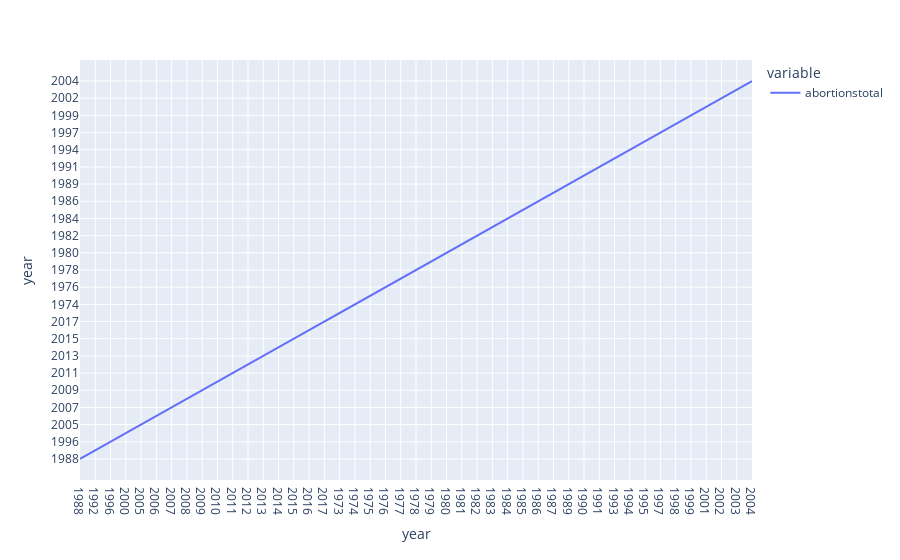

Notebook code cell kept with this figure:
### Code cell
# fig = px.line(df, x='year', y='AAPL.High')

### Figure 1 — Plotly figure (JSON) as saved in the notebook; plotly's stock layout.template omitted (floating-point values rounded to 4 significant figures; data arrays with more than 128 entries replaced by an {"elided": "..."} marker saying what was removed)
{"data": [{"hovertemplate": "variable=abortionstotal<br>year=%{y}<extra></extra>", "legendgroup": "abortionstotal", "line": {"color": "#636efa", "dash": "solid"}, "marker": {"symbol": "circle"}, "mode": "lines", "name": "abortionstotal", "orientation": "v", "showlegend": true, "type": "scatter", "x": {"elided": "912 str values"}, "xaxis": "x", "y": {"elided": "912 str values"}, "yaxis": "y"}], "layout": {"legend": {"title": {"text": "variable"}, "tracegroupgap": 0}, "margin": {"t": 60}, "xaxis": {"anchor": "y", "domain": [0, 1], "title": {"text": "year"}}, "yaxis": {"anchor": "x", "domain": [0, 1], "title": {"text": "year"}}}}
